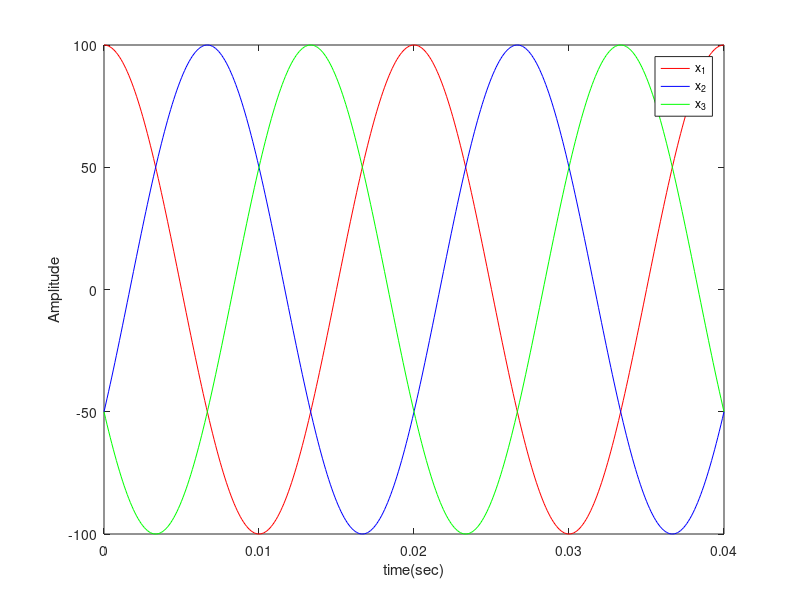
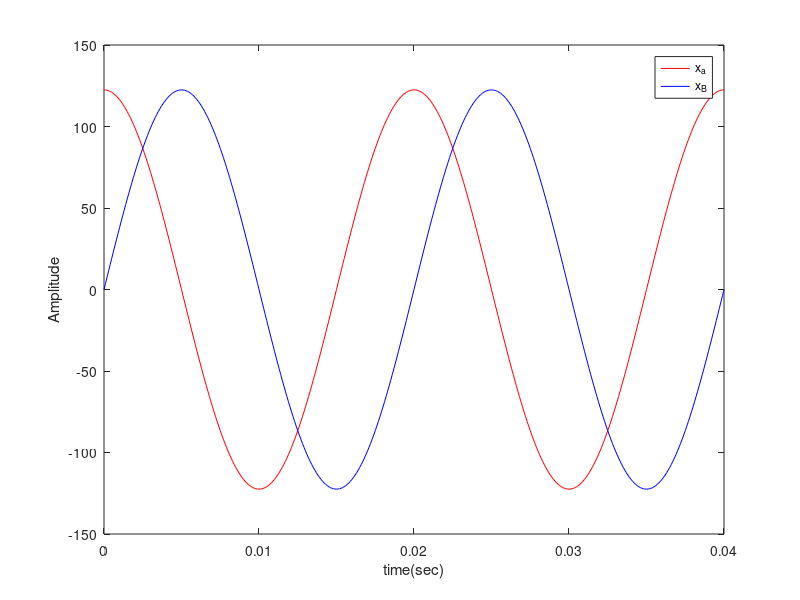
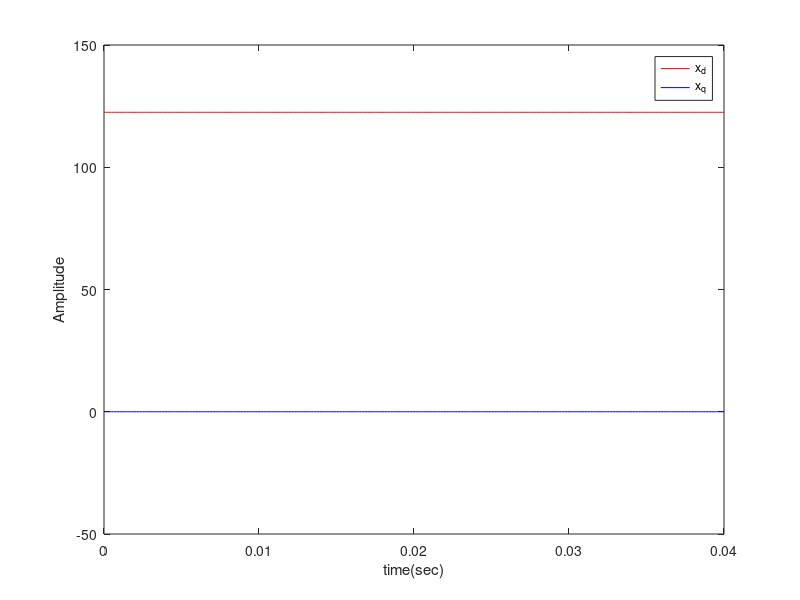

MATLAB code for these plots, in order:
t = 0:0.0001:0.04;
f = 50;
we = 2 * pi * 50;
x1 = 100 * cos(we * t);
x2 = 100 * cos(we * t - 2 * pi / 3);
x3 = 100 * cos(we * t + 2 * pi / 3);
%% part A
figure();
plot(t, x1, 'r');
hold on
plot(t, x2, 'b');
hold on
plot(t, x3, 'g');
legend x_1 x_2 x_3
hold on
xlabel("time(sec)");
ylabel("Amplitude");
%% Part B
x_alfa = sqrt(2/3)*(x1 - x2 / 2 - x3 / 2);
x_beta = sqrt(2/3)*(sqrt(3)/2*(x2 - x3));
figure();
plot(t, x_alfa, 'r', t, x_beta, 'b');
legend x_a x_B
xlabel("time(sec)");
ylabel("Amplitude");

%% Part C
xd = x_alfa .* cos(we * t) + x_beta .* sin(we*t);
xq = -x_alfa .* sin(we * t) + x_beta .* cos(we*t);
figure();
plot(t, xd, 'r', t, xq, 'b');
legend x_d x_q
xlabel("time(sec)");
ylabel("Amplitude");

%% Part D
% Instead of using three vector components, we can handle calculate with
% two vector components. This provides simplicity to control system.